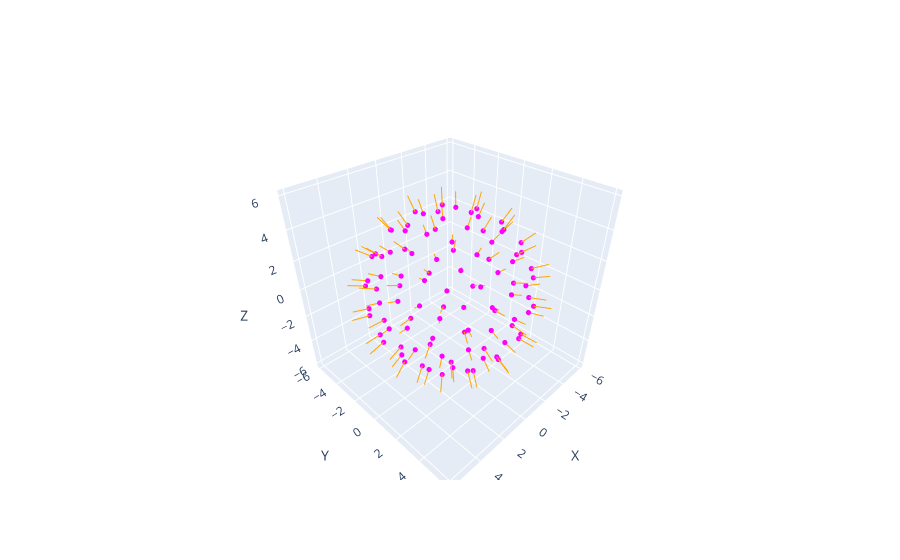

Notebook code cell kept with this figure:
### Code cell
fig = new_fig()

add_points(points, fig, 'magenta')

for point, normal in zip(points, normals):
    add_line(point, point + normal, fig, 'orange')

fig.show()

### Figure 1 — Plotly figure (JSON) as saved in the notebook; plotly's stock layout.template omitted (floating-point values rounded to 4 significant figures)
{"data": [{"marker": {"color": "magenta", "size": 3}, "mode": "markers", "type": "scatter3d", "x": [0.2556], "y": [-0.6574], "z": [4.95]}, {"marker": {"color": "magenta", "size": 3}, "mode": "markers", "type": "scatter3d", "x": [-1.09], "y": [0.5378], "z": [4.85]}, {"marker": {"color": "magenta", "size": 3}, "mode": "markers", "type": "scatter3d", "x": [1.499], "y": [0.4364], "z": [4.75]}, {"marker": {"color": "magenta", "size": 3}, "mode": "markers", "type": "scatter3d", "x": [-0.9541], "y": [-1.571], "z": [4.65]}, {"marker": {"color": "magenta", "size": 3}, "mode": "markers", "type": "scatter3d", "x": [-0.4032], "y": [2.033], "z": [4.55]}, {"marker": {"color": "magenta", "size": 3}, "mode": "markers", "type": "scatter3d", "x": [1.838], "y": [-1.349], "z": [4.45]}, {"marker": {"color": "magenta", "size": 3}, "mode": "markers", "type": "scatter3d", "x": [-2.451], "y": [-0.2662], "z": [4.35]}, {"marker": {"color": "magenta", "size": 3}, "mode": "markers", "type": "scatter3d", "x": [1.739], "y": [1.979], "z": [4.25]}, {"marker": {"color": "magenta", "size": 3}, "mode": "markers", "type": "scatter3d", "x": [0.05763], "y": [-2.788], "z": [4.15]}, {"marker": {"color": "magenta", "size": 3}, "mode": "markers", "type": "scatter3d", "x": [-2.025], "y": [2.121], "z": [4.05]}, {"marker": {"color": "magenta", "size": 3}, "mode": "markers", "type": "scatter3d", "x": [3.059], "y": [-0.2048], "z": [3.95]}, {"marker": {"color": "magenta", "size": 3}, "mode": "markers", "type": "scatter3d", "x": [-2.491], "y": [-1.993], "z": [3.85]}, {"marker": {"color": "magenta", "size": 3}, "mode": "markers", "type": "scatter3d", "x": [0.5086], "y": [3.268], "z": [3.75]}, {"marker": {"color": "magenta", "size": 3}, "mode": "markers", "type": "scatter3d", "x": [1.893], "y": [-2.845], "z": [3.65]}, {"marker": {"color": "magenta", "size": 3}, "mode": "markers", "type": "scatter3d", "x": [-3.418], "y": [0.8436], "z": [3.55]}, {"marker": {"color": "magenta", "size": 3}, "mode": "markers", "type": "scatter3d", "x": [3.177], "y": [1.734], "z": [3.45]}, {"marker": {"color": "magenta", "size": 3}, "mode": "markers", "type": "scatter3d", "x": [-1.201], "y": [-3.512], "z": [3.35]}, {"marker": {"color": "magenta", "size": 3}, "mode": "markers", "type": "scatter3d", "x": [-1.522], "y": [3.482], "z": [3.25]}, {"marker": {"color": "magenta", "size": 3}, "mode": "markers", "type": "scatter3d", "x": [3.55], "y": [-1.573], "z": [3.15]}, {"marker": {"color": "magenta", "size": 3}, "mode": "markers", "type": "scatter3d", "x": [-3.755], "y": [-1.264], "z": [3.05]}, {"marker": {"color": "magenta", "size": 3}, "mode": "markers", "type": "scatter3d", "x": [1.952], "y": [3.534], "z": [2.95]}, {"marker": {"color": "magenta", "size": 3}, "mode": "markers", "type": "scatter3d", "x": [0.9648], "y": [-3.993], "z": [2.85]}, {"marker": {"color": "magenta", "size": 3}, "mode": "markers", "type": "scatter3d", "x": [-3.465], "y": [2.331], "z": [2.75]}, {"marker": {"color": "magenta", "size": 3}, "mode": "markers", "type": "scatter3d", "x": [4.193], "y": [0.6317], "z": [2.65]}, {"marker": {"color": "magenta", "size": 3}, "mode": "markers", "type": "scatter3d", "x": [-2.703], "y": [-3.345], "z": [2.55]}, {"marker": {"color": "magenta", "size": 3}, "mode": "markers", "type": "scatter3d", "x": [-0.27], "y": [4.35], "z": [2.45]}, {"marker": {"color": "magenta", "size": 3}, "mode": "markers", "type": "scatter3d", "x": [3.177], "y": [-3.063], "z": [2.35]}, {"marker": {"color": "magenta", "size": 3}, "mode": "markers", "type": "scatter3d", "x": [-4.464], "y": [0.114], "z": [2.25]}, {"marker": {"color": "magenta", "size": 3}, "mode": "markers", "type": "scatter3d", "x": [3.405], "y": [2.963], "z": [2.15]}, {"marker": {"color": "magenta", "size": 3}, "mode": "markers", "type": "scatter3d", "x": [-0.5146], "y": [-4.531], "z": [2.05]}, {"marker": {"color": "magenta", "size": 3}, "mode": "markers", "type": "scatter3d", "x": [-2.707], "y": [3.724], "z": [1.95]}, {"marker": {"color": "magenta", "size": 3}, "mode": "markers", "type": "scatter3d", "x": [4.552], "y": [-0.9257], "z": [1.85]}, {"marker": {"color": "magenta", "size": 3}, "mode": "markers", "type": "scatter3d", "x": [-4.015], "y": [-2.412], "z": [1.75]}, {"marker": {"color": "magenta", "size": 3}, "mode": "markers", "type": "scatter3d", "x": [1.341], "y": [4.525], "z": [1.65]}, {"marker": {"color": "magenta", "size": 3}, "mode": "markers", "type": "scatter3d", "x": [2.083], "y": [-4.273], "z": [1.55]}, {"marker": {"color": "magenta", "size": 3}, "mode": "markers", "type": "scatter3d", "x": [-4.451], "y": [1.756], "z": [1.45]}, {"marker": {"color": "magenta", "size": 3}, "mode": "markers", "type": "scatter3d", "x": [4.496], "y": [1.723], "z": [1.35]}, {"marker": {"color": "magenta", "size": 3}, "mode": "markers", "type": "scatter3d", "x": [-2.163], "y": [-4.331], "z": [1.25]}, {"marker": {"color": "magenta", "size": 3}, "mode": "markers", "type": "scatter3d", "x": [-1.337], "y": [4.679], "z": [1.15]}, {"marker": {"color": "magenta", "size": 3}, "mode": "markers", "type": "scatter3d", "x": [4.166], "y": [-2.558], "z": [1.05]}, {"marker": {"color": "magenta", "size": 3}, "mode": "markers", "type": "scatter3d", "x": [-4.82], "y": [-0.9312], "z": [0.95]}, {"marker": {"color": "magenta", "size": 3}, "mode": "markers", "type": "scatter3d", "x": [2.936], "y": [3.957], "z": [0.85]}, {"marker": {"color": "magenta", "size": 3}, "mode": "markers", "type": "scatter3d", "x": [0.5099], "y": [-4.917], "z": [0.75]}, {"marker": {"color": "magenta", "size": 3}, "mode": "markers", "type": "scatter3d", "x": [-3.708], "y": [3.291], "z": [0.65]}, {"marker": {"color": "magenta", "size": 3}, "mode": "markers", "type": "scatter3d", "x": [4.969], "y": [0.07845], "z": [0.55]}, {"marker": {"color": "magenta", "size": 3}, "mode": "markers", "type": "scatter3d", "x": [-3.618], "y": [-3.421], "z": [0.45]}, {"marker": {"color": "magenta", "size": 3}, "mode": "markers", "type": "scatter3d", "x": [0.3576], "y": [4.975], "z": [0.35]}, {"marker": {"color": "magenta", "size": 3}, "mode": "markers", "type": "scatter3d", "x": [3.101], "y": [-3.915], "z": [0.25]}, {"marker": {"color": "magenta", "size": 3}, "mode": "markers", "type": "scatter3d", "x": [-4.934], "y": [0.7927], "z": [0.15]}, {"marker": {"color": "magenta", "size": 3}, "mode": "markers", "type": "scatter3d", "x": [4.176], "y": [2.75], "z": [0.05]}, {"marker": {"color": "magenta", "size": 3}, "mode": "markers", "type": "scatter3d", "x": [-1.222], "y": [-4.848], "z": [-0.05]}, {"marker": {"color": "magenta", "size": 3}, "mode": "markers", "type": "scatter3d", "x": [-2.373], "y": [4.398], "z": [-0.15]}, {"marker": {"color": "magenta", "size": 3}, "mode": "markers", "type": "scatter3d", "x": [4.717], "y": [-1.639], "z": [-0.25]}, {"marker": {"color": "magenta", "size": 3}, "mode": "markers", "type": "scatter3d", "x": [-4.58], "y": [-1.976], "z": [-0.35]}, {"marker": {"color": "magenta", "size": 3}, "mode": "markers", "type": "scatter3d", "x": [2.039], "y": [4.543], "z": [-0.45]}, {"marker": {"color": "magenta", "size": 3}, "mode": "markers", "type": "scatter3d", "x": [1.562], "y": [-4.718], "z": [-0.55]}, {"marker": {"color": "magenta", "size": 3}, "mode": "markers", "type": "scatter3d", "x": [-4.328], "y": [2.418], "z": [-0.65]}, {"marker": {"color": "magenta", "size": 3}, "mode": "markers", "type": "scatter3d", "x": [4.811], "y": [1.138], "z": [-0.75]}, {"marker": {"color": "magenta", "size": 3}, "mode": "markers", "type": "scatter3d", "x": [-2.77], "y": [-4.075], "z": [-0.85]}, {"marker": {"color": "magenta", "size": 3}, "mode": "markers", "type": "scatter3d", "x": [-0.7076], "y": [4.858], "z": [-0.95]}, {"marker": {"color": "magenta", "size": 3}, "mode": "markers", "type": "scatter3d", "x": [3.787], "y": [-3.091], "z": [-1.05]}, {"marker": {"color": "magenta", "size": 3}, "mode": "markers", "type": "scatter3d", "x": [-4.858], "y": [-0.2778], "z": [-1.15]}, {"marker": {"color": "magenta", "size": 3}, "mode": "markers", "type": "scatter3d", "x": [3.377], "y": [3.469], "z": [-1.25]}, {"marker": {"color": "magenta", "size": 3}, "mode": "markers", "type": "scatter3d", "x": [-0.1464], "y": [-4.812], "z": [-1.35]}, {"marker": {"color": "magenta", "size": 3}, "mode": "markers", "type": "scatter3d", "x": [-3.123], "y": [3.625], "z": [-1.45]}, {"marker": {"color": "magenta", "size": 3}, "mode": "markers", "type": "scatter3d", "x": [4.721], "y": [-0.5594], "z": [-1.55]}, {"marker": {"color": "magenta", "size": 3}, "mode": "markers", "type": "scatter3d", "x": [-3.831], "y": [-2.757], "z": [-1.65]}, {"marker": {"color": "magenta", "size": 3}, "mode": "markers", "type": "scatter3d", "x": [0.9557], "y": [4.585], "z": [-1.75]}, {"marker": {"color": "magenta", "size": 3}, "mode": "markers", "type": "scatter3d", "x": [2.373], "y": [-3.993], "z": [-1.85]}, {"marker": {"color": "magenta", "size": 3}, "mode": "markers", "type": "scatter3d", "x": [-4.408], "y": [1.33], "z": [-1.95]}, {"marker": {"color": "magenta", "size": 3}, "mode": "markers", "type": "scatter3d", "x": [4.109], "y": [1.978], "z": [-2.05]}, {"marker": {"color": "magenta", "size": 3}, "mode": "markers", "type": "scatter3d", "x": [-1.677], "y": [-4.191], "z": [-2.15]}, {"marker": {"color": "magenta", "size": 3}, "mode": "markers", "type": "scatter3d", "x": [-1.577], "y": [4.177], "z": [-2.25]}, {"marker": {"color": "magenta", "size": 3}, "mode": "markers", "type": "scatter3d", "x": [3.939], "y": [-1.991], "z": [-2.35]}, {"marker": {"color": "magenta", "size": 3}, "mode": "markers", "type": "scatter3d", "x": [-4.197], "y": [-1.177], "z": [-2.45]}, {"marker": {"color": "magenta", "size": 3}, "mode": "markers", "type": "scatter3d", "x": [2.269], "y": [3.654], "z": [-2.55]}, {"marker": {"color": "magenta", "size": 3}, "mode": "markers", "type": "scatter3d", "x": [0.784], "y": [-4.167], "z": [-2.65]}, {"marker": {"color": "magenta", "size": 3}, "mode": "markers", "type": "scatter3d", "x": [-3.341], "y": [2.504], "z": [-2.75]}, {"marker": {"color": "magenta", "size": 3}, "mode": "markers", "type": "scatter3d", "x": [4.088], "y": [0.4038], "z": [-2.85]}, {"marker": {"color": "magenta", "size": 3}, "mode": "markers", "type": "scatter3d", "x": [-2.694], "y": [-3.006], "z": [-2.95]}, {"marker": {"color": "magenta", "size": 3}, "mode": "markers", "type": "scatter3d", "x": [-0.04322], "y": [3.962], "z": [-3.05]}, {"marker": {"color": "magenta", "size": 3}, "mode": "markers", "type": "scatter3d", "x": [2.654], "y": [-2.834], "z": [-3.15]}, {"marker": {"color": "magenta", "size": 3}, "mode": "markers", "type": "scatter3d", "x": [-3.789], "y": [0.2909], "z": [-3.25]}, {"marker": {"color": "magenta", "size": 3}, "mode": "markers", "type": "scatter3d", "x": [2.921], "y": [2.29], "z": [-3.35]}, {"marker": {"color": "magenta", "size": 3}, "mode": "markers", "type": "scatter3d", "x": [-0.5915], "y": [-3.57], "z": [-3.45]}, {"marker": {"color": "magenta", "size": 3}, "mode": "markers", "type": "scatter3d", "x": [-1.922], "y": [2.95], "z": [-3.55]}, {"marker": {"color": "magenta", "size": 3}, "mode": "markers", "type": "scatter3d", "x": [3.31], "y": [-0.8511], "z": [-3.65]}, {"marker": {"color": "magenta", "size": 3}, "mode": "markers", "type": "scatter3d", "x": [-2.918], "y": [-1.556], "z": [-3.75]}, {"marker": {"color": "magenta", "size": 3}, "mode": "markers", "type": "scatter3d", "x": [1.062], "y": [3.008], "z": [-3.85]}, {"marker": {"color": "magenta", "size": 3}, "mode": "markers", "type": "scatter3d", "x": [1.201], "y": [-2.821], "z": [-3.95]}, {"marker": {"color": "magenta", "size": 3}, "mode": "markers", "type": "scatter3d", "x": [-2.669], "y": [1.214], "z": [-4.05]}, {"marker": {"color": "magenta", "size": 3}, "mode": "markers", "type": "scatter3d", "x": [2.652], "y": [0.8636], "z": [-4.15]}, {"marker": {"color": "magenta", "size": 3}, "mode": "markers", "type": "scatter3d", "x": [-1.296], "y": [-2.293], "z": [-4.25]}, {"marker": {"color": "magenta", "size": 3}, "mode": "markers", "type": "scatter3d", "x": [-0.5556], "y": [2.402], "z": [-4.35]}, {"marker": {"color": "magenta", "size": 3}, "mode": "markers", "type": "scatter3d", "x": [1.879], "y": [-1.291], "z": [-4.45]}, {"marker": {"color": "magenta", "size": 3}, "mode": "markers", "type": "scatter3d", "x": [-2.053], "y": [-0.2888], "z": [-4.55]}, {"marker": {"color": "magenta", "size": 3}, "mode": "markers", "type": "scatter3d", "x": [1.169], "y": [1.418], "z": [-4.65]}, {"marker": {"color": "magenta", "size": 3}, "mode": "markers", "type": "scatter3d", "x": [0.08152], "y": [-1.559], "z": [-4.75]}, {"marker": {"color": "magenta", "size": 3}, "mode": "markers", "type": "scatter3d", "x": [-0.8668], "y": [0.8522], "z": [-4.85]}, {"marker": {"color": "magenta", "size": 3}, "mode": "markers", "type": "scatter3d", "x": [0.7049], "y": [-0.02489], "z": [-4.95]}, {"line": {"color": "orange", "width": 2}, "mode": "lines", "type": "scatter3d", "x": [0.2556, 0.3617], "y": [-0.6574, -0.8112], "z": [4.95, 5.932]}, {"line": {"color": "orange", "width": 2}, "mode": "lines", "type": "scatter3d", "x": [-1.09, -1.322], "y": [0.5378, 0.6452], "z": [4.85, 5.817]}, {"line": {"color": "orange", "width": 2}, "mode": "lines", "type": "scatter3d", "x": [1.499, 1.864], "y": [0.4364, 0.5308], "z": [4.75, 5.676]}, {"line": {"color": "orange", "width": 2}, "mode": "lines", "type": "scatter3d", "x": [-0.9541, -1.158], "y": [-1.571, -1.839], "z": [4.65, 5.591]}, {"line": {"color": "orange", "width": 2}, "mode": "lines", "type": "scatter3d", "x": [-0.4032, -0.5178], "y": [2.033, 2.451], "z": [4.55, 5.451]}, {"line": {"color": "orange", "width": 2}, "mode": "lines", "type": "scatter3d", "x": [1.838, 2.263], "y": [-1.349, -1.567], "z": [4.45, 5.328]}, {"line": {"color": "orange", "width": 2}, "mode": "lines", "type": "scatter3d", "x": [-2.451, -2.959], "y": [-0.2662, -0.4036], "z": [4.35, 5.2]}, {"line": {"color": "orange", "width": 2}, "mode": "lines", "type": "scatter3d", "x": [1.739, 2.014], "y": [1.979, 2.412], "z": [4.25, 5.108]}, {"line": {"color": "orange", "width": 2}, "mode": "lines", "type": "scatter3d", "x": [0.05763, 0.1234], "y": [-2.788, -3.311], "z": [4.15, 5.0]}, {"line": {"color": "orange", "width": 2}, "mode": "lines", "type": "scatter3d", "x": [-2.025, -2.437], "y": [2.121, 2.461], "z": [4.05, 4.895]}, {"line": {"color": "orange", "width": 2}, "mode": "lines", "type": "scatter3d", "x": [3.059, 3.739], "y": [-0.2048, -0.1714], "z": [3.95, 4.682]}, {"line": {"color": "orange", "width": 2}, "mode": "lines", "type": "scatter3d", "x": [-2.491, -2.965], "y": [-1.993, -2.474], "z": [3.85, 4.587]}, {"line": {"color": "orange", "width": 2}, "mode": "lines", "type": "scatter3d", "x": [0.5086, 0.5873], "y": [3.268, 3.96], "z": [3.75, 4.468]}, {"line": {"color": "orange", "width": 2}, "mode": "lines", "type": "scatter3d", "x": [1.893, 2.304], "y": [-2.845, -3.411], "z": [3.65, 4.365]}, {"line": {"color": "orange", "width": 2}, "mode": "lines", "type": "scatter3d", "x": [-3.418, -4.121], "y": [0.8436, 0.988], "z": [3.55, 4.247]}, {"line": {"color": "orange", "width": 2}, "mode": "lines", "type": "scatter3d", "x": [3.177, 3.83], "y": [1.734, 2.097], "z": [3.45, 4.114]}, {"line": {"color": "orange", "width": 2}, "mode": "lines", "type": "scatter3d", "x": [-1.201, -1.46], "y": [-3.512, -4.23], "z": [3.35, 3.996]}, {"line": {"color": "orange", "width": 2}, "mode": "lines", "type": "scatter3d", "x": [-1.522, -1.779], "y": [3.482, 4.215], "z": [3.25, 3.879]}, {"line": {"color": "orange", "width": 2}, "mode": "lines", "type": "scatter3d", "x": [3.55, 4.226], "y": [-1.573, -1.94], "z": [3.15, 3.789]}, {"line": {"color": "orange", "width": 2}, "mode": "lines", "type": "scatter3d", "x": [-3.755, -4.521], "y": [-1.264, -1.451], "z": [3.05, 3.665]}, {"line": {"color": "orange", "width": 2}, "mode": "lines", "type": "scatter3d", "x": [1.952, 2.399], "y": [3.534, 4.201], "z": [2.95, 3.546]}, {"line": {"color": "orange", "width": 2}, "mode": "lines", "type": "scatter3d", "x": [0.9648, 1.087], "y": [-3.993, -4.78], "z": [2.85, 3.455]}, {"line": {"color": "orange", "width": 2}, "mode": "lines", "type": "scatter3d", "x": [-3.465, -4.102], "y": [2.331, 2.842], "z": [2.75, 3.327]}, {"line": {"color": "orange", "width": 2}, "mode": "lines", "type": "scatter3d", "x": [4.193, 5.06], "y": [0.6317, 0.741], "z": [2.65, 3.135]}, {"line": {"color": "orange", "width": 2}, "mode": "lines", "type": "scatter3d", "x": [-2.703, -3.275], "y": [-3.345, -4.025], "z": [2.55, 3.01]}, {"line": {"color": "orange", "width": 2}, "mode": "lines", "type": "scatter3d", "x": [-0.27, -0.257], "y": [4.35, 5.255], "z": [2.45, 2.876]}, {"line": {"color": "orange", "width": 2}, "mode": "lines", "type": "scatter3d", "x": [3.177, 3.787], "y": [-3.063, -3.746], "z": [2.35, 2.753]}, {"line": {"color": "orange", "width": 2}, "mode": "lines", "type": "scatter3d", "x": [-4.464, -5.384], "y": [0.114, 0.2056], "z": [2.25, 2.63]}, {"line": {"color": "orange", "width": 2}, "mode": "lines", "type": "scatter3d", "x": [3.405, 4.152], "y": [2.963, 3.524], "z": [2.15, 2.507]}, {"line": {"color": "orange", "width": 2}, "mode": "lines", "type": "scatter3d", "x": [-0.5146, -0.6722], "y": [-4.531, -5.442], "z": [2.05, 2.432]}, {"line": {"color": "orange", "width": 2}, "mode": "lines", "type": "scatter3d", "x": [-2.707, -3.193], "y": [3.724, 4.502], "z": [1.95, 2.349]}, {"line": {"color": "orange", "width": 2}, "mode": "lines", "type": "scatter3d", "x": [4.552, 5.445], "y": [-0.9257, -1.173], "z": [1.85, 2.225]}, {"line": {"color": "orange", "width": 2}, "mode": "lines", "type": "scatter3d", "x": [-4.015, -4.848], "y": [-2.412, -2.838], "z": [1.75, 2.102]}, {"line": {"color": "orange", "width": 2}, "mode": "lines", "type": "scatter3d", "x": [1.341, 1.67], "y": [4.525, 5.41], "z": [1.65, 1.979]}, {"line": {"color": "orange", "width": 2}, "mode": "lines", "type": "scatter3d", "x": [2.083, 2.441], "y": [-4.273, -5.155], "z": [1.55, 1.857]}, {"line": {"color": "orange", "width": 2}, "mode": "lines", "type": "scatter3d", "x": [-4.451, -5.318], "y": [1.756, 2.166], "z": [1.45, 1.735]}, {"line": {"color": "orange", "width": 2}, "mode": "lines", "type": "scatter3d", "x": [4.496, 5.414], "y": [1.723, 2.04], "z": [1.35, 1.586]}, {"line": {"color": "orange", "width": 2}, "mode": "lines", "type": "scatter3d", "x": [-2.163, -2.627], "y": [-4.331, -5.191], "z": [1.25, 1.463]}, {"line": {"color": "orange", "width": 2}, "mode": "lines", "type": "scatter3d", "x": [-1.337, -1.579], "y": [4.679, 5.63], "z": [1.15, 1.341]}, {"line": {"color": "orange", "width": 2}, "mode": "lines", "type": "scatter3d", "x": [4.166, 4.991], "y": [-2.558, -3.098], "z": [1.05, 1.218]}, {"line": {"color": "orange", "width": 2}, "mode": "lines", "type": "scatter3d", "x": [-4.82, -5.796], "y": [-0.9312, -1.093], "z": [0.95, 1.095]}, {"line": {"color": "orange", "width": 2}, "mode": "lines", "type": "scatter3d", "x": [2.936, 3.547], "y": [3.957, 4.739], "z": [0.85, 0.9727]}, {"line": {"color": "orange", "width": 2}, "mode": "lines", "type": "scatter3d", "x": [0.5099, 0.5893], "y": [-4.917, -5.909], "z": [0.75, 0.8501]}, {"line": {"color": "orange", "width": 2}, "mode": "lines", "type": "scatter3d", "x": [-3.708, -4.439], "y": [3.291, 3.969], "z": [0.65, 0.7276]}, {"line": {"color": "orange", "width": 2}, "mode": "lines", "type": "scatter3d", "x": [4.969, 5.968], "y": [0.07845, 0.07376], "z": [0.55, 0.605]}, {"line": {"color": "orange", "width": 2}, "mode": "lines", "type": "scatter3d", "x": [-3.618, -4.357], "y": [-3.421, -4.094], "z": [0.45, 0.4824]}, {"line": {"color": "orange", "width": 2}, "mode": "lines", "type": "scatter3d", "x": [0.3576, 0.4468], "y": [4.975, 5.971], "z": [0.35, 0.3598]}, {"line": {"color": "orange", "width": 2}, "mode": "lines", "type": "scatter3d", "x": [3.101, 3.709], "y": [-3.915, -4.708], "z": [0.25, 0.2371]}, {"line": {"color": "orange", "width": 2}, "mode": "lines", "type": "scatter3d", "x": [-4.934, -5.919], "y": [0.7927, 0.9658], "z": [0.15, 0.1143]}, {"line": {"color": "orange", "width": 2}, "mode": "lines", "type": "scatter3d", "x": [4.176, 5.017], "y": [2.75, 3.288], "z": [0.05, -0.008541]}, {"line": {"color": "orange", "width": 2}, "mode": "lines", "type": "scatter3d", "x": [-1.222, -1.452], "y": [-4.848, -5.819], "z": [-0.05, 0.008541]}, {"line": {"color": "orange", "width": 2}, "mode": "lines", "type": "scatter3d", "x": [-2.373, -2.861], "y": [4.398, 5.271], "z": [-0.15, -0.1143]}, {"line": {"color": "orange", "width": 2}, "mode": "lines", "type": "scatter3d", "x": [4.717, 5.667], "y": [-1.639, -1.952], "z": [-0.25, -0.2371]}, {"line": {"color": "orange", "width": 2}, "mode": "lines", "type": "scatter3d", "x": [-4.58, -5.491], "y": [-1.976, -2.388], "z": [-0.35, -0.3598]}, {"line": {"color": "orange", "width": 2}, "mode": "lines", "type": "scatter3d", "x": [2.039, 2.431], "y": [4.543, 5.463], "z": [-0.45, -0.4824]}, {"line": {"color": "orange", "width": 2}, "mode": "lines", "type": "scatter3d", "x": [1.562, 1.895], "y": [-4.718, -5.659], "z": [-0.55, -0.605]}, {"line": {"color": "orange", "width": 2}, "mode": "lines", "type": "scatter3d", "x": [-4.328, -5.209], "y": [2.418, 2.885], "z": [-0.65, -0.7276]}, {"line": {"color": "orange", "width": 2}, "mode": "lines", "type": "scatter3d", "x": [4.811, 5.773], "y": [1.138, 1.389], "z": [-0.75, -0.8501]}, {"line": {"color": "orange", "width": 2}, "mode": "lines", "type": "scatter3d", "x": [-2.77, -3.307], "y": [-4.075, -4.909], "z": [-0.85, -0.9727]}, {"line": {"color": "orange", "width": 2}, "mode": "lines", "type": "scatter3d", "x": [-0.7076, -0.8762], "y": [4.858, 5.833], "z": [-0.95, -1.095]}, {"line": {"color": "orange", "width": 2}, "mode": "lines", "type": "scatter3d", "x": [3.787, 4.568], "y": [-3.091, -3.693], "z": [-1.05, -1.218]}, {"line": {"color": "orange", "width": 2}, "mode": "lines", "type": "scatter3d", "x": [-4.858, -5.836], "y": [-0.2778, -0.363], "z": [-1.15, -1.341]}, {"line": {"color": "orange", "width": 2}, "mode": "lines", "type": "scatter3d", "x": [3.377, 4.036], "y": [3.469, 4.19], "z": [-1.25, -1.463]}, {"line": {"color": "orange", "width": 2}, "mode": "lines", "type": "scatter3d", "x": [-0.1464, -0.1436], "y": [-4.812, -5.784], "z": [-1.35, -1.586]}, {"line": {"color": "orange", "width": 2}, "mode": "lines", "type": "scatter3d", "x": [-3.123, -3.796], "y": [3.625, 4.308], "z": [-1.45, -1.735]}, {"line": {"color": "orange", "width": 2}, "mode": "lines", "type": "scatter3d", "x": [4.721, 5.671], "y": [-0.5594, -0.6078], "z": [-1.55, -1.857]}, {"line": {"color": "orange", "width": 2}, "mode": "lines", "type": "scatter3d", "x": [-3.831, -4.559], "y": [-2.757, -3.359], "z": [-1.65, -1.979]}, {"line": {"color": "orange", "width": 2}, "mode": "lines", "type": "scatter3d", "x": [0.9557, 1.084], "y": [4.585, 5.512], "z": [-1.75, -2.102]}, {"line": {"color": "orange", "width": 2}, "mode": "lines", "type": "scatter3d", "x": [2.373, 2.9], "y": [-3.993, -4.756], "z": [-1.85, -2.225]}, {"line": {"color": "orange", "width": 2}, "mode": "lines", "type": "scatter3d", "x": [-4.408, -5.302], "y": [1.33, 1.533], "z": [-1.95, -2.349]}, {"line": {"color": "orange", "width": 2}, "mode": "lines", "type": "scatter3d", "x": [4.109, 4.917], "y": [1.978, 2.427], "z": [-2.05, -2.432]}, {"line": {"color": "orange", "width": 2}, "mode": "lines", "type": "scatter3d", "x": [-1.677, -1.96], "y": [-4.191, -5.081], "z": [-2.15, -2.507]}, {"line": {"color": "orange", "width": 2}, "mode": "lines", "type": "scatter3d", "x": [-1.577, -1.967], "y": [4.177, 5.016], "z": [-2.25, -2.63]}, {"line": {"color": "orange", "width": 2}, "mode": "lines", "type": "scatter3d", "x": [3.939, 4.784], "y": [-1.991, -2.342], "z": [-2.35, -2.753]}, {"line": {"color": "orange", "width": 2}, "mode": "lines", "type": "scatter3d", "x": [-4.197, -5.046], "y": [-1.177, -1.487], "z": [-2.45, -2.876]}, {"line": {"color": "orange", "width": 2}, "mode": "lines", "type": "scatter3d", "x": [2.269, 2.722], "y": [3.654, 4.417], "z": [-2.55, -3.01]}, {"line": {"color": "orange", "width": 2}, "mode": "lines", "type": "scatter3d", "x": [0.784, 0.9665], "y": [-4.167, -5.022], "z": [-2.65, -3.135]}, {"line": {"color": "orange", "width": 2}, "mode": "lines", "type": "scatter3d", "x": [-3.341, -4.034], "y": [2.504, 2.937], "z": [-2.75, -3.327]}, {"line": {"color": "orange", "width": 2}, "mode": "lines", "type": "scatter3d", "x": [4.088, 4.871], "y": [0.4038, 0.547], "z": [-2.85, -3.455]}, {"line": {"color": "orange", "width": 2}, "mode": "lines", "type": "scatter3d", "x": [-2.694, -3.177], "y": [-3.006, -3.648], "z": [-2.95, -3.546]}, {"line": {"color": "orange", "width": 2}, "mode": "lines", "type": "scatter3d", "x": [-0.04322, -0.1183], "y": [3.962, 4.746], "z": [-3.05, -3.665]}, {"line": {"color": "orange", "width": 2}, "mode": "lines", "type": "scatter3d", "x": [2.654, 3.223], "y": [-2.834, -3.351], "z": [-3.15, -3.789]}, {"line": {"color": "orange", "width": 2}, "mode": "lines", "type": "scatter3d", "x": [-3.789, -4.566], "y": [0.2909, 0.2922], "z": [-3.25, -3.879]}, {"line": {"color": "orange", "width": 2}, "mode": "lines", "type": "scatter3d", "x": [2.921, 3.513], "y": [2.29, 2.772], "z": [-3.35, -3.996]}, {"line": {"color": "orange", "width": 2}, "mode": "lines", "type": "scatter3d", "x": [-0.5915, -0.7196], "y": [-3.57, -4.307], "z": [-3.45, -4.114]}, {"line": {"color": "orange", "width": 2}, "mode": "lines", "type": "scatter3d", "x": [-1.922, -2.29], "y": [2.95, 3.566], "z": [-3.55, -4.247]}, {"line": {"color": "orange", "width": 2}, "mode": "lines", "type": "scatter3d", "x": [3.31, 3.979], "y": [-0.8511, -1.052], "z": [-3.65, -4.365]}, {"line": {"color": "orange", "width": 2}, "mode": "lines", "type": "scatter3d", "x": [-2.918, -3.546], "y": [-1.556, -1.858], "z": [-3.75, -4.468]}, {"line": {"color": "orange", "width": 2}, "mode": "lines", "type": "scatter3d", "x": [1.062, 1.36], "y": [3.008, 3.614], "z": [-3.85, -4.587]}, {"line": {"color": "orange", "width": 2}, "mode": "lines", "type": "scatter3d", "x": [1.201, 1.393], "y": [-2.821, -3.474], "z": [-3.95, -4.682]}, {"line": {"color": "orange", "width": 2}, "mode": "lines", "type": "scatter3d", "x": [-2.669, -3.126], "y": [1.214, 1.491], "z": [-4.05, -4.895]}, {"line": {"color": "orange", "width": 2}, "mode": "lines", "type": "scatter3d", "x": [2.652, 3.167], "y": [0.8636, 0.9737], "z": [-4.15, -5.0]}, {"line": {"color": "orange", "width": 2}, "mode": "lines", "type": "scatter3d", "x": [-1.296, -1.615], "y": [-2.293, -2.696], "z": [-4.25, -5.108]}, {"line": {"color": "orange", "width": 2}, "mode": "lines", "type": "scatter3d", "x": [-0.5556, -0.5932], "y": [2.402, 2.927], "z": [-4.35, -5.2]}, {"line": {"color": "orange", "width": 2}, "mode": "lines", "type": "scatter3d", "x": [1.879, 2.225], "y": [-1.291, -1.621], "z": [-4.45, -5.328]}, {"line": {"color": "orange", "width": 2}, "mode": "lines", "type": "scatter3d", "x": [-2.053, -2.485], "y": [-0.2888, -0.3181], "z": [-4.55, -5.451]}, {"line": {"color": "orange", "width": 2}, "mode": "lines", "type": "scatter3d", "x": [1.169, 1.355], "y": [1.418, 1.699], "z": [-4.65, -5.591]}, {"line": {"color": "orange", "width": 2}, "mode": "lines", "type": "scatter3d", "x": [0.08152, 0.1123], "y": [-1.559, -1.934], "z": [-4.75, -5.676]}, {"line": {"color": "orange", "width": 2}, "mode": "lines", "type": "scatter3d", "x": [-0.8668, -1.045], "y": [0.8522, 1.036], "z": [-4.85, -5.817]}, {"line": {"color": "orange", "width": 2}, "mode": "lines", "type": "scatter3d", "x": [0.7049, 0.8851], "y": [-0.02489, -0.07438], "z": [-4.95, -5.932]}], "layout": {"scene": {"xaxis": {"title": {"text": "X"}}, "yaxis": {"title": {"text": "Y"}}, "zaxis": {"title": {"text": "Z"}}}, "showlegend": false}}
